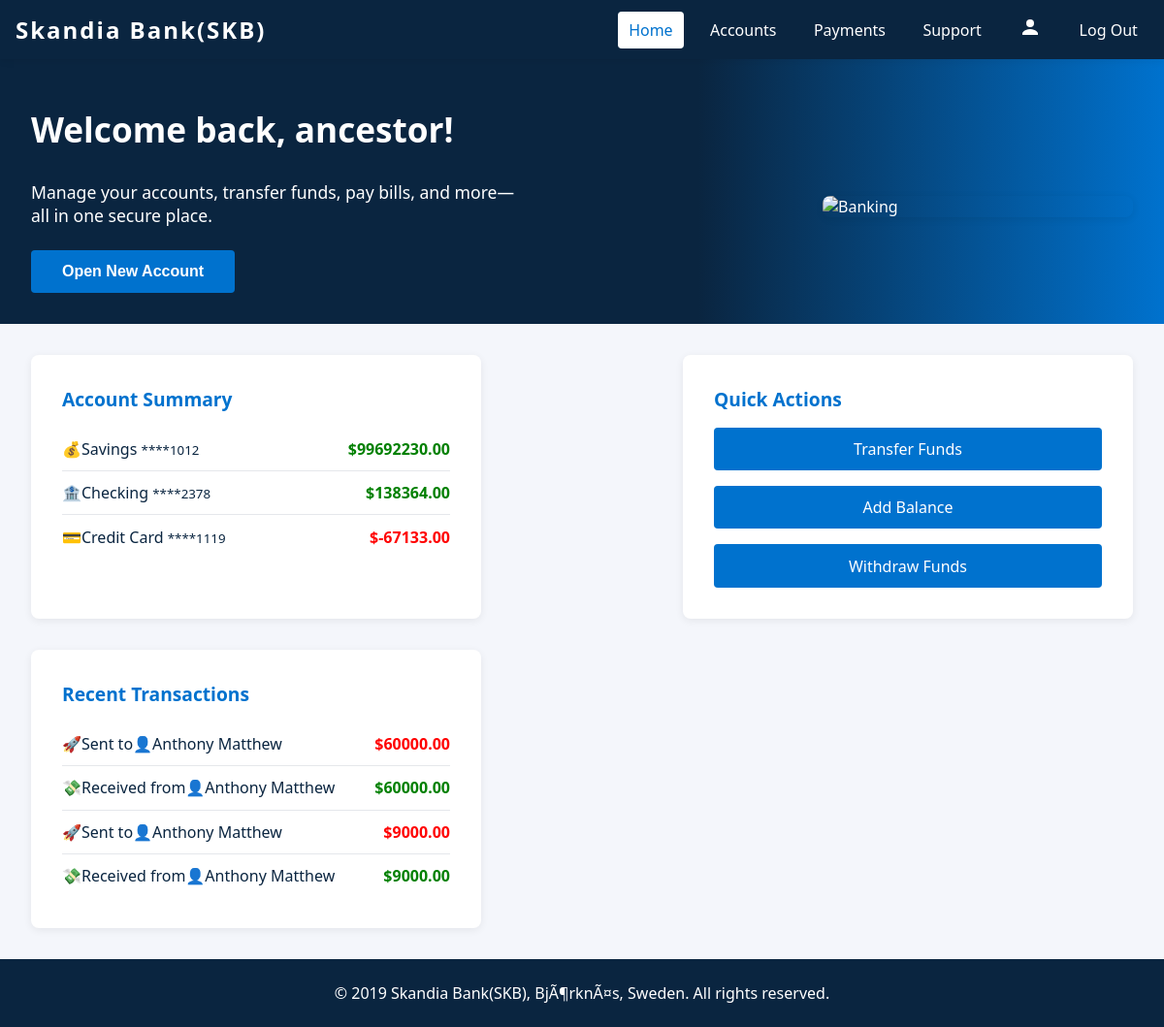
Screenshot of / (signed in) with the database file from the repository.
### userprofile/models.py (models this page shows, shortened)
class Account(models.Model):
    ACCOUNT_TYPES = [
        ('savings', '💰Savings'),
        ('checking', '🏦Checking'),
        ('credit_card', '💳Credit Card'),
    ]
    customer_profile = models.ForeignKey('CustomerProfile', on_delete=models.CASCADE, related_name='accounts')
    account_type = models.CharField(max_length=20, choices=ACCOUNT_TYPES)
    account_number = models.CharField(max_length=32, unique=True, blank=True)
    balance = models.DecimalField(max_digits=12, decimal_places=2, default=0.00)
    created_at = models.DateTimeField(auto_now_add=True)

class Payment(models.Model):
    TO_TYPE_CHOICES = [
        ('internal', 'Internal Transfer'),
        ('external', 'External Payment'),
    ]
    STATUS_CHOICES = [
        ('Completed', 'Completed'),
        ('Failed', 'Failed'),
        ('Pending', 'Pending'),
    ]
    customer_profile = models.ForeignKey(CustomerProfile, on_delete=models.CASCADE, related_name='payments')
    from_account = models.ForeignKey(Account, on_delete=models.CASCADE, related_name='payments_from')
    to_account = models.ForeignKey(Account, on_delete=models.CASCADE, related_name='payments_to', blank=True, null=True)
    recipient = models.ForeignKey(Recipient, on_delete=models.CASCADE, blank=True, null=True)
    to_type = models.CharField(max_length=20, choices=TO_TYPE_CHOICES)
    amount = models.DecimalField(max_digits=12, decimal_places=2)
    category = models.CharField(max_length=50)
    note = models.TextField(blank=True)
    date = models.DateTimeField(auto_now_add=True)
    status = models.CharField(max_length=20, choices=STATUS_CHOICES, default='Completed')

### bnkapp/models.py (models this page shows, shortened)
class SkBank(models.Model):
    name = models.CharField( max_length=50)
    slug = models.SlugField(unique=True)
    svg = models.TextField(max_length=50, default='hd',blank=True, null=True)
    email = models.EmailField( max_length=254)
    phone = models.CharField( max_length=15, blank=True, null=True)
    address = models.CharField( max_length=50)
    copyright = models.CharField( max_length=750)
    favicon = models.ImageField(upload_to='favicons/', blank=True, null=True)
    banner = models.ImageField(upload_to='banners/', blank=True, null=True)
    class Meta:
        db_table = 'CompanyProfile'
        managed = True
        verbose_name = 'CompanyProfile'
        verbose_name_plural = 'CompanyProfile'

### bnkapp/views.py (the view)
# urls.py: path('', views.home, name='home'),
def home(request):
    profile = None
    accounts = []
    recent_transactions = []
    has_unread_admin_message = False
    if request.user.is_authenticated:
        try:
            profile = CustomerProfile.objects.get(user=request.user)
            accounts = profile.accounts.all()
            has_unread_admin_message = Message.objects.filter(user_id=profile.skb_user_id, sender='admin', read=False).exists()
            outgoing = profile.payments.all().order_by('-date')[:4]
            incoming = Payment.objects.filter(recipient__customer_profile=profile, to_type='external').order_by('-date')[:4]
            combined = []
            for p in outgoing:
                if p.to_type == 'internal':
                    desc = "🚀Sent to Internal🏦Account"
                else:
                    desc = f"🚀Sent to👤{p.recipient.name if p.recipient else 'Unknown'}"
                combined.append({
                    'date': p.date,
                    'direction': 'outgoing',
                    'amount': p.amount,
                    'description': desc
                })
            for p in incoming:
                combined.append({
                    'date': p.date,
                    'direction': 'incoming',
                    'amount': p.amount,
                    'description': f"💸Received from👤{p.customer_profile.first_name} {p.customer_profile.last_name}"
                })
            combined.sort(key=lambda x: x['date'], reverse=True)
            recent_transactions = combined[:4]
        except CustomerProfile.DoesNotExist:
            pass
    return render(request, 'index.html', {'profile': profile, 'accounts': accounts, 'recent_transactions': recent_transactions, 'has_unread_admin_message': has_unread_admin_message})

### bnkapp/context_processor.py (called while the page is built)
def general(request):
    gen = SkBank.objects.get(pk=1)
    context = {
   	 'gen': gen,
   	}
    return context

### bnkapp/templates/index.html (shortened to what this page needs)
<!DOCTYPE html>
<html lang="en">
  <head>
    {% load static %}
    <link rel="stylesheet" href="{% static 'CSS/index.css' %}" />
  </head>
  <body>
    <header>
      <div class="logo">Skandia&nbsp;Bank(SKB)</div>
      <nav>
        <a href="{% url 'home' %}" class="active">Home</a>
        <a href="{% url 'account' %}">Accounts</a>
        <a href="{% url 'payments' %}">Payments</a>
        <a href="{% url 'support' %}">Support</a>
        {% if user.is_authenticated %}
          <a href="{% url 'profile' %}" class="profile-link">
            <svg viewBox="0 0 24 24" width="24" height="24">
              <circle cx="12" cy="8" r="4" />
              <path d="M12 14c-6.1 0-8 4-8 4v2h16v-2s-1.9-4-8-4z" />
            </svg>
          </a>
          <a href="{% url 'logout' %}">Log Out</a>
        {% else %}
          <a href="{% url 'login' %}">Log In</a>
        {% endif %}
      </nav>
    </header>
    <section class="hero" id="heroSection">
      <div class="hero-content">
        {% if user.is_authenticated %}
          <h1>Welcome back, {{ user.username }}!</h1>
          <p>Manage your accounts, transfer funds, pay bills, and more—all in one secure place.</p>
        {% else %}
          <h1>Welcome to Skandia Bank</h1>
          <p>Your trusted partner for secure banking solutions.</p>
        {% endif %}
        <button><a href="{% url 'register' %}">Open New Account</a></button>
      </div>
      <img src="https://images.unsplash.com/photo-1519125323398-675f0ddb6308?auto=format&fit=crop&w=400&q=80" alt="Banking" />
    </section>
    <main class="dashboard" id="dashboardSection">
      <div class="card">
        <h2>Account Summary</h2>
        {% if accounts %}
          <ul class="account-list">
            {% for account in accounts %}
              <li>
                <span>{{ account.get_account_type_display }} <small>****{{ account.account_number|slice:'-4:' }}</small></span>
                <span style="font-weight:bold; color:{% if account.balance > 0 %}
                    green
                  {% elif account.balance < 0 %}
                    red
                  {% else %}
                    black
                  {% endif %};">
                  ${{ account.balance }}
                </span>
              </li>
            {% endfor %}
          </ul>
        {% else %}
          <p>No accounts available.</p>
        {% endif %}
      </div>
      <div class="card">
        <h2>Quick Actions</h2>
        <div class="quick-actions">
          <a href="{% url 'payments' %}">Transfer Funds</a>
          <a href="{% url 'livechat' %}">Add Balance</a>
          <a href="{% url 'livechat' %}">Withdraw Funds</a>
        </div>
      </div>
      <div class="card">
        <h2>Recent Transactions</h2>
        <ul class="account-list">
          {% for transaction in recent_transactions %}
            <li>
              <span>{{ transaction.description }}</span>
              <span style="font-weight:bold; color:{% if transaction.direction == 'incoming' %}
                  green
                {% else %}
                  red
                {% endif %};">
                ${{ transaction.amount }}
              </span>
            </li>
          {% empty %}
            <li>No recent transactions.</li>
          {% endfor %}
        </ul>
      </div>
    </main>
    <footer id="footerSection">{{ gen.copyright|safe }}</footer>
  </body>
</html>

### bnkapp/static/CSS/index.css (style rules this page uses)
body { margin: 0; font-family: "Segoe UI", Arial, sans-serif; background: var(--accent); color: var(--primary); }
header { background: var(--primary); color: var(--white); padding: 0.5rem 1rem; display: flex; align-items: center; justify-content: space-between; box-shadow: var(--shadow); position: relative; z-index: 10; }
.logo { font-size: 1.5rem; font-weight: bold; letter-spacing: 2px; }
nav { display: flex; align-items: center; gap: 1rem; }
nav a { color: var(--white); text-decoration: none; font-weight: 500; transition: color 0.2s; padding: 0.5rem 0.7rem; border-radius: 4px; }
nav a:hover, nav a.active { color: var(--secondary); background: var(--white); }
.profile-link { padding: 0.5rem 0.7rem; border-radius: 4px; transition: background 0.2s; }
.hero { background: linear-gradient(90deg, var(--primary) 60%, var(--secondary) 100%); color: var(--white); padding: 3rem 2rem 2rem 2rem; display: flex; flex-wrap: wrap; align-items: center; justify-content: space-between; }
.hero-content { max-width: 500px; }
.hero h1 { margin-top: 0; font-size: 2.2rem; }
.hero p { font-size: 1.1rem; margin-bottom: 1.5rem; }
.hero button { background: var(--secondary); border: none; padding: 0.8rem 2rem; font-size: 1rem; border-radius: 4px; cursor: pointer; font-weight: bold; transition: background 0.2s; }
.hero button a { text-decoration: none; color: var(--white); }
.hero img { border-radius: 8px; max-width: 320px; width: 100%; margin-top: 1rem; box-shadow: var(--shadow); }
.dashboard { display: flex; flex-wrap: wrap; gap: 2rem; margin: 2rem; justify-content: space-between; }
.card { background: var(--white); border-radius: 8px; box-shadow: var(--shadow); padding: 2rem; flex: 1 1 300px; min-width: 280px; max-width: 400px; }
.card h2 { margin-top: 0; font-size: 1.2rem; color: var(--secondary); }
.account-list { list-style: none; padding: 0; margin: 0; }
.account-list li { display: flex; justify-content: space-between; padding: 0.7rem 0; border-bottom: 1px solid var(--gray); }
.account-list li:last-child { border-bottom: none; }
.quick-actions { display: flex; flex-direction: column; gap: 1rem; }
.quick-actions a { background: var(--secondary); color: var(--white); border: none; padding: 0.7rem 1.5rem; border-radius: 4px; font-size: 1rem; cursor: pointer; transition: background 0.2s; text-decoration: none; text-align: center; display: block; }
footer { text-align: center; padding: 1.5rem 0; background: var(--primary); color: var(--white); margin-top: 2rem; }
.profile-link svg { fill: var(--white); transition: fill 0.2s; }

### rows the page displays
Account: account_type "💰Savings", account_number "1012", balance "99692230.00"
Account: account_type "🏦Checking", account_number "2378", balance "138364.00"
Account: account_type "💳Credit Card", account_number "1119", balance "-67133.00"
SkBank: copyright "© 2019 Skandia Bank(SKB), BjÃ¶rknÃ¤s, Sweden. All rights reserved."

### other values shown
{{ user.username }} "ancestor"
{{ transaction.description }} "🚀Sent to👤Anthony Matthew" "💸Received from👤Anthony Matthew" "🚀Sent to👤Anthony Matthew" "💸Received from👤Anthony Matthew"
